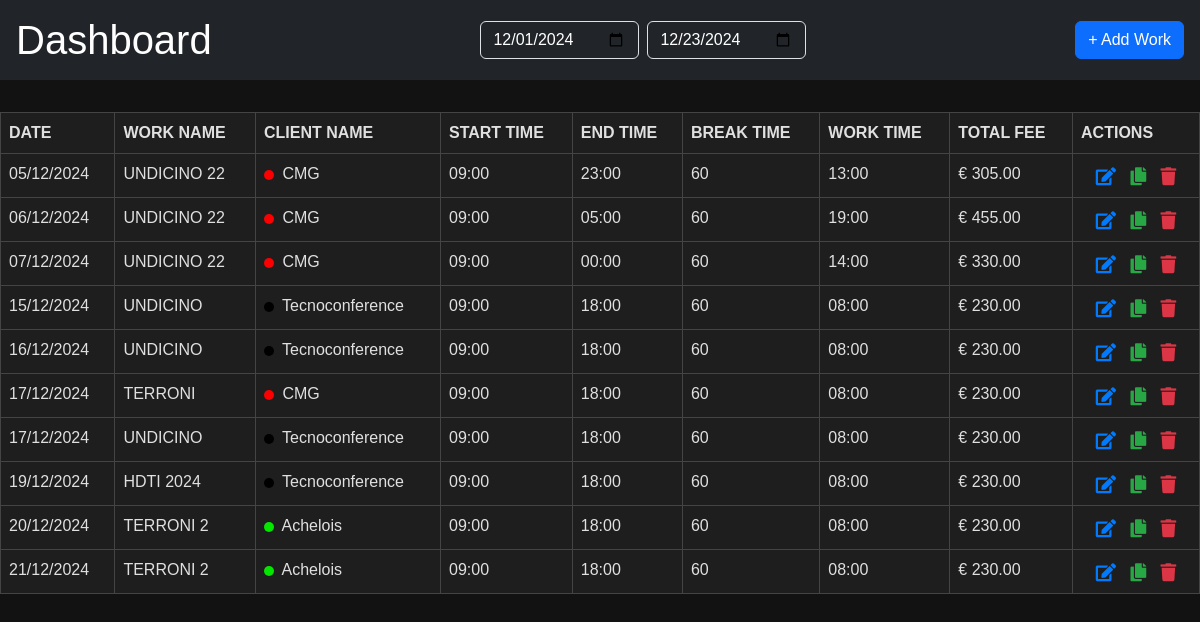
Before: / with the older database file.
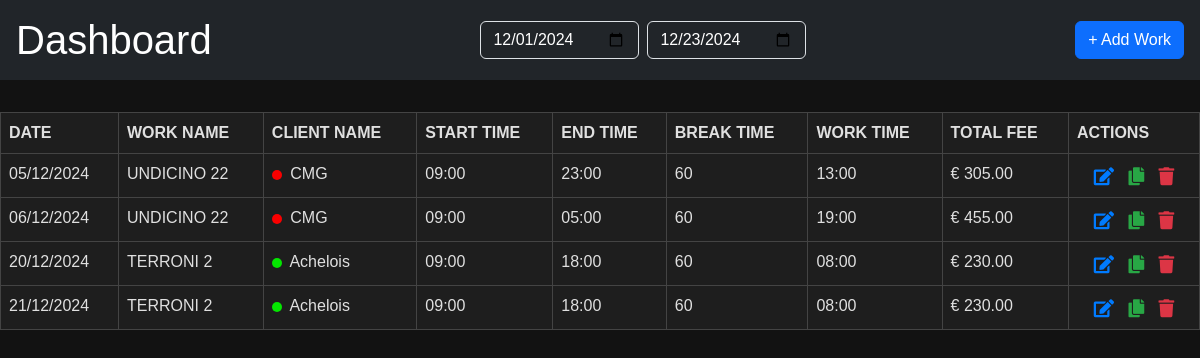
After: the same page with the newer database file.
### app.py (models this page shows)
class Workday(db.Model):
    id = db.Column(db.Integer, primary_key=True)
    event_id = db.Column(db.Integer, db.ForeignKey('event.id'), nullable=False)  # Linked to Event
    date = db.Column(db.Date, nullable=False)  # Workday Date
    start_time = db.Column(db.Time, nullable=False)  # Start Time
    end_time = db.Column(db.Time, nullable=False)  # End Time
    break_time = db.Column(db.Integer, nullable=False, default=0)  # Break Time in minutes
    work_time = db.Column(db.Float, nullable=False)  # Work Time in hours
    fee = db.Column(db.Float, nullable=False)  # Daily Fee
    total_fee = db.Column(db.Float, nullable=False)  # Total Fee (work_time * fee)
    event = db.relationship('Event', backref=db.backref('workdays', lazy=True))

class Event(db.Model):
    id = db.Column(db.Integer, primary_key=True)
    work_id = db.Column(db.String(20), nullable=False)
    name = db.Column(db.String(100), nullable=False)
    client_id = db.Column(db.Integer, db.ForeignKey('client.id'), nullable=False)
    client = db.relationship('Client', backref=db.backref('events', lazy=True))

class Client(db.Model):
    id = db.Column(db.Integer, primary_key=True)
    name = db.Column(db.String(100), nullable=False)
    color = db.Column(db.String(7), nullable=False)

### app.py (the view)
@app.route('/', methods=['GET'])
def dashboard():
    from datetime import datetime
    start_date = request.args.get('start_date')
    end_date = request.args.get('end_date')
    if not start_date:
        start_date = datetime(datetime.now().year, datetime.now().month, 1).date()
    else:
        start_date = datetime.strptime(start_date, '%Y-%m-%d').date()
    if not end_date:
        end_date = datetime.now().date()
    else:
        end_date = datetime.strptime(end_date, '%Y-%m-%d').date()
    workdays = Workday.query.filter(
        Workday.date >= start_date, Workday.date <= end_date
    ).order_by(Workday.date.asc()).all()
    for workday in workdays:
        hours = int(workday.work_time)
        minutes = int((workday.work_time - hours) * 60)
        workday.formatted_work_time = f"{hours:02}:{minutes:02}"
    return render_template(
        'dashboard.html',
        workdays=workdays,
        start_date=start_date,
        end_date=end_date
    )

### templates/dashboard.html (shortened to what this page needs)
{% extends 'base.html' %}
{% block content %}
<div class="header bg-dark text-white p-3 d-flex justify-content-between align-items-center w-100" style="position: fixed; top: 0; left: 0; z-index: 1030;">
    <h1 class="m-0">Dashboard</h1>
    <div class="d-flex justify-content-center align-items-center gap-3 w-50">
        <form id="filter-form" method="get" action="/" class="d-flex align-items-center gap-2 m-0">
            <input type="date" id="start-date" name="start_date" class="form-control bg-dark text-white" value="{{ start_date }}">
            <input type="date" id="end-date" name="end_date" class="form-control bg-dark text-white" value="{{ end_date }}">
        </form>
    </div>
    <a href="{{ url_for('add_work') }}" class="btn btn-primary">+ Add Work</a>
</div>
<div class="container-fluid mt-5 pt-5">
    <div class="table-responsive mt-3">
        <table class="table table-bordered text-white">
            <thead>
                <tr>
                    <th>Date</th>
                    <th>Work Name</th>
                    <th>Client Name</th>
                    <th>Start Time</th>
                    <th>End Time</th>
                    <th>Break Time</th>
                    <th>Work Time</th>
                    <th>Total Fee</th>
                    <th>Actions</th>
                </tr>
            </thead>
            <tbody>
                {% for workday in workdays %}
                    <tr id="row-{{ workday.id }}">
                        <td>{{ workday.date.strftime('%d/%m/%Y') }}</td>
                        <td>{{ workday.event.name }}</td>
                        <td>
                            <span class="color-circle" style="background-color: {{ workday.event.client.color }};"></span>
                            {{ workday.event.client.name }}
                        </td>
                        <td>{{ workday.start_time.strftime('%H:%M') }}</td>
                        <td>{{ workday.end_time.strftime('%H:%M') }}</td>
                        <td>{{ workday.break_time }}</td>
                        <td>{{ workday.formatted_work_time }}</td>
                        <td>€ {{ '%.2f' % workday.total_fee }}</td>
                        <td class="text-center">
                            <form action="/edit_workday/{{ workday.id }}" method="GET" class="d-inline">
                                <button type="submit" class="btn btn-link text-primary" title="Edit">
                                    <i class="fas fa-edit"></i>
                                </button>
                            </form>
                            <form action="/duplicate_workday/{{ workday.id }}" method="POST" class="d-inline">
                                <button type="submit" class="btn btn-link text-success" title="Duplicate">
                                    <i class="fas fa-copy"></i>
                                </button>
                            </form>
                            <button
                                type="button"
                                class="btn btn-link text-danger delete-button"
                                title="Erase"
                                data-workid="{{ workday.event.work_id }}"
                                data-date="{{ workday.date.strftime('%d/%m/%Y') }}"
                                data-row-id="row-{{ workday.id }}"
                                data-form-id="form-delete-{{ workday.id }}">
                                <i class="fas fa-trash"></i>
                            </button>
                        </td>
                    </tr>
                    {% endfor %}
            </tbody>
        </table>
    </div>
</div>
{% endblock %}

### templates/base.html (shortened to what this page needs)
<!DOCTYPE html>
<html lang="en">
<head>
    <link rel="stylesheet" href="{{ url_for('static', filename='css/bootstrap.min.css') }}">
    <link rel="stylesheet" href="{{ url_for('static', filename='css/style.css') }}">
    <link
        href="https://cdnjs.cloudflare.com/ajax/libs/font-awesome/5.15.4/css/all.min.css"
        rel="stylesheet"
    />
</head>
<body>
    <div class="container-fluid">
        {% block content %}
        {% endblock %}
    </div>
</body>
</html>

### static/css/style.css (style rules this page uses)
body { background-color: #121212; color: #e0e0e0; font-family: Arial, sans-serif; margin: 0; }
.header { width: 100%; position: fixed; top: 0; left: 0; z-index: 1030; background-color: #343a40; }
.header h1 { margin: 0; }
.header .form-control { width: auto; }
.container-fluid { padding: 0; }
.table-responsive { overflow-x: auto; }
.table { background-color: #121212; color: #e0e0e0; border-collapse: collapse; }
.table th, .table td { border: 1px solid #444; background-color: #1e1e1e; color: #e0e0e0; padding: 8px; }
.table th { text-transform: uppercase; font-weight: bold; white-space: nowrap; }
.table-bordered th, .table-bordered td { border: 1px solid #444; }
.table .btn-link { padding: 0; margin: 0 5px; font-size: 18px; border: none; background: none; cursor: pointer; }
.table .btn-link i { vertical-align: middle; }
.table .btn-link.text-primary i { color: #007bff; }
.table .btn-link.text-success i { color: #28a745; }
.table .btn-link.text-danger i { color: #dc3545; }
.color-circle { display: inline-block; width: 10px; height: 10px; border-radius: 50%; margin-right: 4px; vertical-align: middle; }

Changed rows visible on the page:
removed Workday: date "07/12/2024", event.name "UNDICINO 22", event.client.name "CMG", start_time "09:00", end_time "00:00", break_time "60", formatted_work_time "14:00", total_fee "330.00"
removed Workday: date "15/12/2024", event.name "UNDICINO", event.client.name "Tecnoconference", start_time "09:00", end_time "18:00", break_time "60", formatted_work_time "08:00", total_fee "230.00"
removed Workday: date "16/12/2024", event.name "UNDICINO", event.client.name "Tecnoconference", start_time "09:00", end_time "18:00", break_time "60", formatted_work_time "08:00", total_fee "230.00"
removed Workday: date "17/12/2024", event.name "TERRONI", event.client.name "CMG", start_time "09:00", end_time "18:00", break_time "60", formatted_work_time "08:00", total_fee "230.00"
removed Workday: date "17/12/2024", event.name "UNDICINO", event.client.name "Tecnoconference", start_time "09:00", end_time "18:00", break_time "60", formatted_work_time "08:00", total_fee "230.00"
removed Workday: date "19/12/2024", event.name "HDTI 2024", event.client.name "Tecnoconference", start_time "09:00", end_time "18:00", break_time "60", formatted_work_time "08:00", total_fee "230.00"
